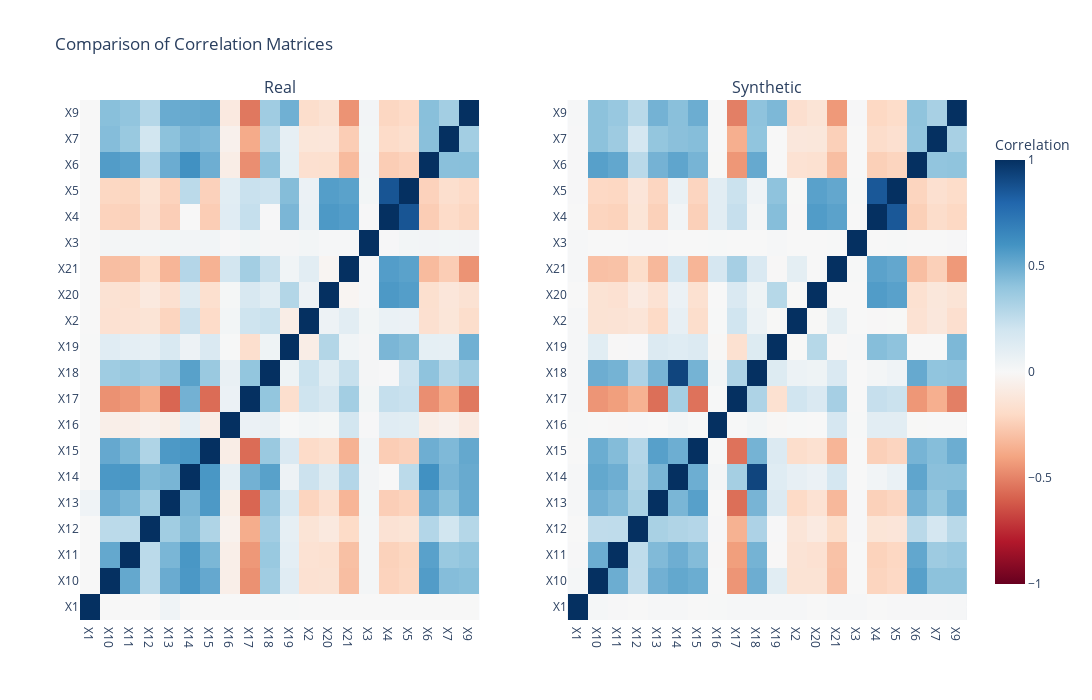

The cell this chart's notebook holds for it:
### Code cell
plot_correlation_matrices(correlation_matrix, correlation_matrix_syn, "Real", "Synthetic")

### Figure 1 — Plotly figure (JSON) as saved in the notebook; plotly's stock layout.template omitted (floating-point values rounded to 4 significant figures; data arrays with more than 128 entries replaced by an {"elided": "..."} marker saying what was removed)
{"data": [{"colorbar": {"len": 0.9, "title": {"text": "Correlation"}}, "colorscale": [[0, "rgb(103,0,31)"], [0.1, "rgb(178,24,43)"], [0.2, "rgb(214,96,77)"], [0.3, "rgb(244,165,130)"], [0.4, "rgb(253,219,199)"], [0.5, "rgb(247,247,247)"], [0.6, "rgb(209,229,240)"], [0.7, "rgb(146,197,222)"], [0.8, "rgb(67,147,195)"], [0.9, "rgb(33,102,172)"], [1, "rgb(5,48,97)"]], "hoverongaps": false, "hovertemplate": "X: %{x}<br>Y: %{y}<br>Corr: %{z:.2f}<extra></extra>", "type": "heatmap", "x": ["X1", "X10", "X11", "X12", "X13", "X14", "X15", "X16", "X17", "X18", "X19", "X2", "X20", "X21", "X3", "X4", "X5", "X6", "X7", "X9"], "xaxis": "x", "y": ["X1", "X10", "X11", "X12", "X13", "X14", "X15", "X16", "X17", "X18", "X19", "X2", "X20", "X21", "X3", "X4", "X5", "X6", "X7", "X9"], "yaxis": "y", "z": {"elided": "20x20 float values"}, "zmax": 1, "zmin": -1}, {"colorscale": [[0, "rgb(103,0,31)"], [0.1, "rgb(178,24,43)"], [0.2, "rgb(214,96,77)"], [0.3, "rgb(244,165,130)"], [0.4, "rgb(253,219,199)"], [0.5, "rgb(247,247,247)"], [0.6, "rgb(209,229,240)"], [0.7, "rgb(146,197,222)"], [0.8, "rgb(67,147,195)"], [0.9, "rgb(33,102,172)"], [1, "rgb(5,48,97)"]], "hoverongaps": false, "hovertemplate": "X: %{x}<br>Y: %{y}<br>Corr: %{z:.2f}<extra></extra>", "showscale": false, "type": "heatmap", "x": ["X1", "X10", "X11", "X12", "X13", "X14", "X15", "X16", "X17", "X18", "X19", "X2", "X20", "X21", "X3", "X4", "X5", "X6", "X7", "X9"], "xaxis": "x2", "y": ["X1", "X10", "X11", "X12", "X13", "X14", "X15", "X16", "X17", "X18", "X19", "X2", "X20", "X21", "X3", "X4", "X5", "X6", "X7", "X9"], "yaxis": "y2", "z": {"elided": "20x20 float values"}, "zmax": 1, "zmin": -1}], "layout": {"annotations": [{"font": {"size": 16}, "showarrow": false, "text": "Real", "x": 0.225, "xanchor": "center", "xref": "paper", "y": 1, "yanchor": "bottom", "yref": "paper"}, {"font": {"size": 16}, "showarrow": false, "text": "Synthetic", "x": 0.775, "xanchor": "center", "xref": "paper", "y": 1, "yanchor": "bottom", "yref": "paper"}], "height": 700, "showlegend": false, "title": {"text": "Comparison of Correlation Matrices"}, "width": 1200, "xaxis": {"anchor": "y", "domain": [0, 0.45]}, "xaxis2": {"anchor": "y2", "domain": [0.55, 1]}, "yaxis": {"anchor": "x", "domain": [0, 1]}, "yaxis2": {"anchor": "x2", "domain": [0, 1]}}}
